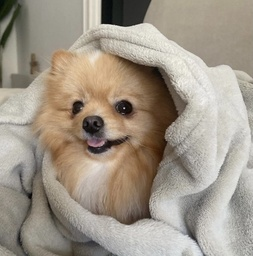
#> input picture Matrix_Image/IMG_9033.jpg, 253 x 256 px, shrunk from 659 x 666 before the run, found by its file name
$ python Entrega.py
#> lines starting #> are read from the running program, lines starting #| are printed output that depends on the picture
import numpy
numpy.random.randint
import PIL

def calculate_element_destination_matrix(i,j,origin_matrix):
    value = origin_matrix[i][j]
    average = value
    count = 1
    if i != 0:
        i_above = i - 1
        j_above = j
        value_above = origin_matrix[i_above][j_above]
        average = average + value_above
        count = count + 1
    if i != (len(origin_matrix) - 1 ):
        i_below =  i + 1
        j_below = j
        value_below =  origin_matrix[i_below][j_below]
        average = average + value_below
        count = count + 1
    if j != 0:
        i_left = i
        j_left =  j - 1
        value_left =  origin_matrix[i_left][j_left]
        average = average + value_left
        count = count + 1
    if j != len(origin_matrix[i]) - 1:
        i_right = i
        j_right = j + 1
        value_right = origin_matrix[i_right][j_right]
        average = average + value_right
        count = count + 1
    return round((average / count),2)

def process_matrix(origin_matrix):
    destination_matrix = []
    for  i in range(len(origin_matrix)):
        i_destination = []
        for j in range(len(origin_matrix[i])):
            element_destination =  calculate_element_destination_matrix (i,j,origin_matrix)
            i_destination.append(element_destination)
        destination_matrix.append(i_destination)
    return destination_matrix


long_save = int(input("Tell me how long you want the original matrix to be "))
#> the answer given: 3
wide_save = int(input("Tell me how wide you want the original matrix to be "))
#> the answer given: 3

origin_matrix = numpy.random.randint(0,10,(long_save,wide_save)) #This allows us to create random numbers from 0 to 10.
print(origin_matrix)

def matrix_representation(origin_matrix):
    a = ""
    for long in range(len(origin_matrix)):
        for wide in range(len(origin_matrix[-1])):
            a += str(origin_matrix[long][wide]) + "\t"
        a += "\n"
    print("THIS IS ORIGIN MATRIX:" "\n" "\n" + a)
    process_matrix_representation = process_matrix(origin_matrix)
    b = ""
    for long in range(len(process_matrix_representation)):
        for wide in range(len(process_matrix_representation[-1])):
            b+= str(process_matrix_representation[long][wide]) + "\t"
        b += "\n"
    print("THIS IS DESTINATION MATRIX:" "\n" "\n"+ b)
matrix_representation(origin_matrix)
from re import L
from PIL import Image
print('Pillow Version:', PIL.__version__)         # Load and show an image with Pillow
image = Image.open('IMG_9033.JPG').convert("L")   # Open the image form working directory
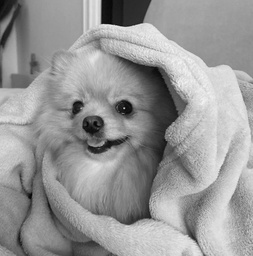
#> image: PIL image 253x256 L; min 1, max 245, mean 151.6
print(image.format)                               # Summarize some details about the image
#| None
print(image.size)                                 # Summarize some details about the image
#| (253, 256)
print(image.mode)
#| L
image.show()                                      # Summarize some details about the image
data = numpy.asarray(image).tolist()              # Convert image to numpy array and get black and white to reduce each pixel to a number
#> data = 256 items
print(data)
#> (printed output is left out)
def calculate_element_destination_matrix(i,j,origin_matrix):
    value = origin_matrix[i][j]
    average = value
    count = 1
    if i != 0:
        i_above = i - 1
        j_above = j
        value_above = origin_matrix[i_above][j_above]
        average = average + value_above
        count = count + 1
    if i != (len(origin_matrix) - 1 ):
        i_below =  i + 1
        j_below = j
        value_below =  origin_matrix[i_below][j_below]
        average = average + value_below
        count = count + 1
    if j != 0:
        i_left = i
        j_left =  j - 1
        value_left =  origin_matrix[i_left][j_left]
        average = average + value_left
        count = count + 1
    if j != len(origin_matrix[i]) - 1:
        i_right = i
        j_right = j + 1
        value_right = origin_matrix[i_right][j_right]
        average = average + value_right
        count = count + 1
    return round((average / count),2)
def process_matrix(origin_matrix):
    destination_matrix = []
    for  i in range(len(origin_matrix)):
        i_destination = []
        for j in range(len(origin_matrix[i])):
            element_destination =  calculate_element_destination_matrix (i,j,origin_matrix)
            i_destination.append(element_destination)
        destination_matrix.append(i_destination)
#> this loop made 256 passes
    return destination_matrix

processed_data = process_matrix(data)
processed_image = Image.fromarray(numpy.array(processed_data))
print("This is your picture processed! He is my dog , Baloo. Wish you enjoy that practice. Thanks for visit")
